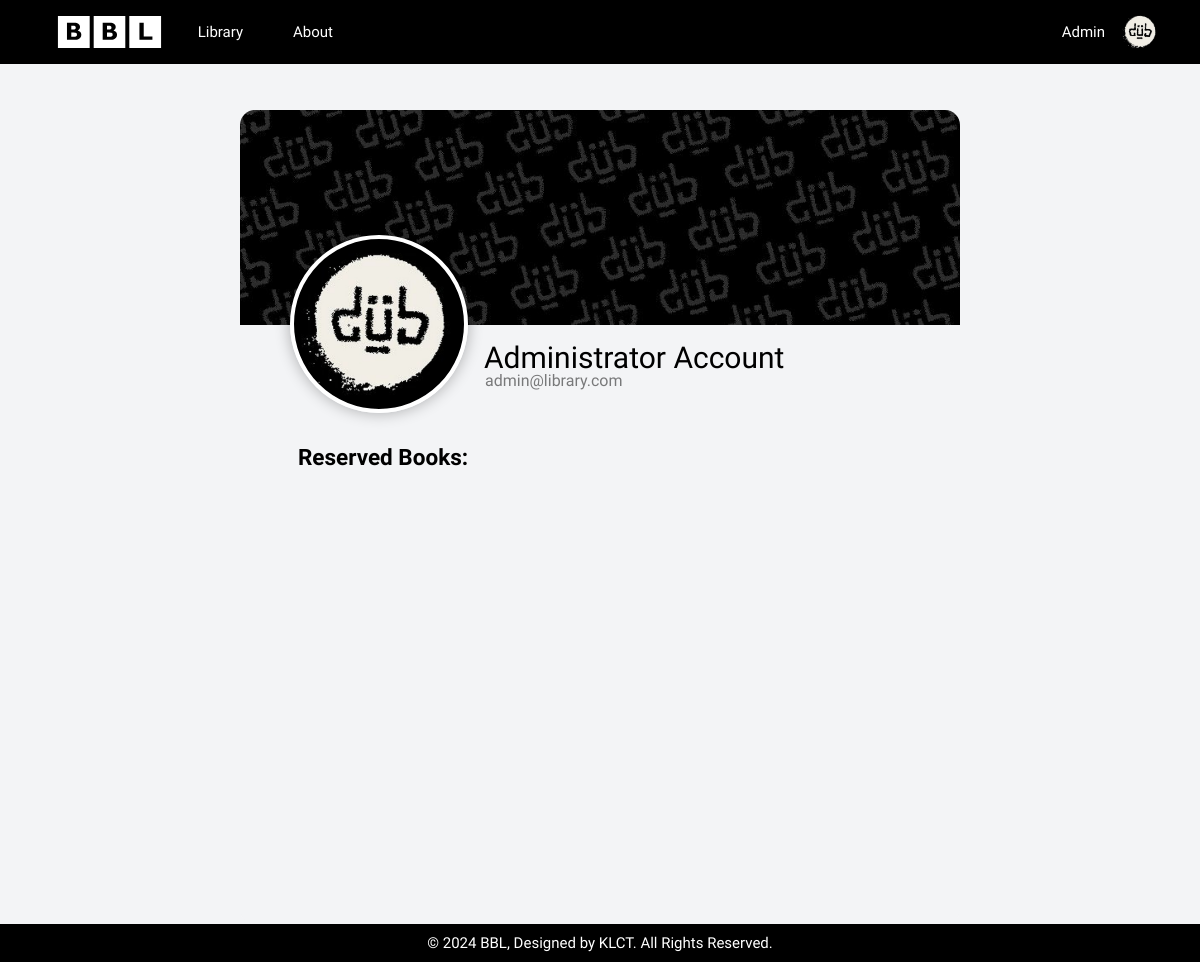
The page /php/profile.php (signed in) on the database its author committed.
### tables this page shows
CREATE TABLE `users` (
  `user_id` int(11) NOT NULL,
  `full_name` varchar(255) NOT NULL,
  `username` varchar(30) NOT NULL,
  `email` varchar(50) NOT NULL,
  `mobile_number` varchar(20) NOT NULL,
  `password` varchar(255) NOT NULL,
  `profile_pic` varchar(255) NOT NULL DEFAULT '../img/default.jpg',
  `last_online` datetime DEFAULT NULL,
  `creation_date` timestamp NOT NULL DEFAULT current_timestamp(),
  `role` enum('User','Staff','Admin') DEFAULT 'User'
);

### php/ini.php (called while the page is built, shortened)
<?php
include ("connection.php");
if (isset($_SESSION['user'])) {
    $current_user = mysqli_real_escape_string($conn, $_SESSION['user']);
    $users_result = mysqli_query($conn, "SELECT * FROM users WHERE email='$current_user'");
    if ($users_result && mysqli_num_rows($users_result) > 0) {
        $row = mysqli_fetch_assoc($users_result);
    }else{
        session_unset();
        session_destroy();
        header('Location: library.php');
        exit();
    }
}

### php/profile.php (the view, shortened to what this page needs)
<?php
include ('ini.php');
?>
<!DOCTYPE html>
<html>
<head>
    <link rel="stylesheet" href="../css/profile.css">
</head>
<body>
    <?php include ('header.php'); ?>
    <div class="profile_header">
        <div class="banner"></div>
        <form id="profile-pic-form" method="POST" enctype="multipart/form-data">
            <label for="profile-pic-input" class="profile-pic"
                style="background-image: url('<?php echo $row['profile_pic']; ?>');"></label>
        </form>
        <h1><?php echo $row['full_name']; ?></h1>
        <span class="header_text"><?php echo $row['email']; ?></span>
    </div>
    <div class="profile_contents">
        <div class="wrapper">
            <h2>Reserved Books:</h2>
        </div>
    </div>
    <?php include ('footer.php'); ?>
</body>
</html>

### php/header.php (shortened to what this page needs)
<?php
include ('ini.php');
?>
<link rel="stylesheet" href="../css/header.css">
<nav class="navbar">
    <div class="nav-left">
        <div class="logo">
            <a href="library.php"><img src="../img/logo.svg" alt="BBL" height="40"></a>
        </div>
        <ul class="nav-list">
            <li class="nav-item"><a href="library.php">Library</a></li>
            <li class="nav-item"><a href="about.php">About</a></li>
        </ul>
    </div>
    <div class="nav-right">
        <ul class="nav-list">
            <?php if (isset($_SESSION['user'])) { ?>
                <li class="nav-item"><span style="color: white; margin-right: 10px;"><?= $row['username'] ?></span></li>
                <li class="nav-item dropdown">
                    <div class="dropbtn profile-pic-header" tabindex="0"
                        style="background-image: url('<?= $row['profile_pic'] ?>');"></div>
                </li>
            <?php } else { ?>
                <li class="nav-item"><a href="register.php" style="margin-right: 10px;">Register</a></li>
                <li class="nav-item"><a href="login.php" class="login">Login</a></li>
            <?php } ?>
        </ul>
    </div>
</nav>

### css/profile.css (style rules this page uses)
body { font-family: "Urbanist", sans-serif; font-size: 15px; background-color: #f3f4f6; margin: 0; }
.profile_header { position: relative; width: 100%; max-width: 60vw; margin: 0 auto; }
.profile_contents { width: 100%; max-width: 60vw; min-height: 62.35vh; margin: 0 auto; margin-top: 0px; background-color: #f3f4f6; border-radius: 0 0 15px 15px; }
.banner { margin-top: 110px; width: 100%; height: 215px; background: url('../img/banner2.jpg') no-repeat center center; background-size: cover; background-repeat: no-repeat; background-position: center center; border-radius: 15px 15px 0 0; }
.profile-pic { position: absolute; bottom: -88px; left: 50px; width: 170px; height: 170px; border-radius: 50%; border: 4px solid white; background-size: cover; background-repeat: no-repeat; background-position: center center; cursor: pointer; box-shadow: 0 0 15px rgba(0, 0, 0, 0.3); transition: transform 0.3s, box-shadow 0.4s, filter .6s; }
h1 { position: absolute; bottom: -70px; left: 244px; text-align: center; font-weight: 500; }
.header_text { font-size: 16px; font-weight: 500; opacity: 50%; position: absolute; bottom: -65px; left: 245px; text-align: center; }
.wrapper { display: flex; flex-direction: column; margin: 100px 58px; }

### css/header.css (style rules this page uses)
body { font-family: "Urbanist", sans-serif; }
.navbar { background-color: #000; padding: 10px 20px; position: fixed; top: 0; left: 0; right: 0; width: 100%; z-index: 1000; display: flex; justify-content: space-between; align-items: center; }
.nav-left { display: flex; align-items: center; margin-left: 3vw; }
.nav-list { list-style: none; margin: 0; padding: 0; display: flex; align-items: center; margin-right: 5vw; }
.nav-item { position: relative; }
.nav-item a { color: #fff; text-decoration: none; padding: 13px 25px; display: block; }
.logo { display: flex; align-items: center; margin-right: 10px; }
.logo img { display: block; height: 40px; }
.dropdown { position: relative; display: inline-block; }
.dropbtn { background-color: transparent; border: none; cursor: pointer; padding: 0; outline: none; }
.profile-pic-header { margin-left: 5px; width: 40px; height: 40px; border-radius: 50%; background-size: cover; background-repeat: no-repeat; background-position: center center; cursor: pointer; box-shadow: 0 0 15px rgba(0, 0, 0, 0.3); transition: transform 0.3s, box-shadow 0.4s, filter .6s; }

### rows shown on the page
users: username "Admin", profile_pic (placeholder picture), full_name "Administrator Account", email "admin@library.com"
